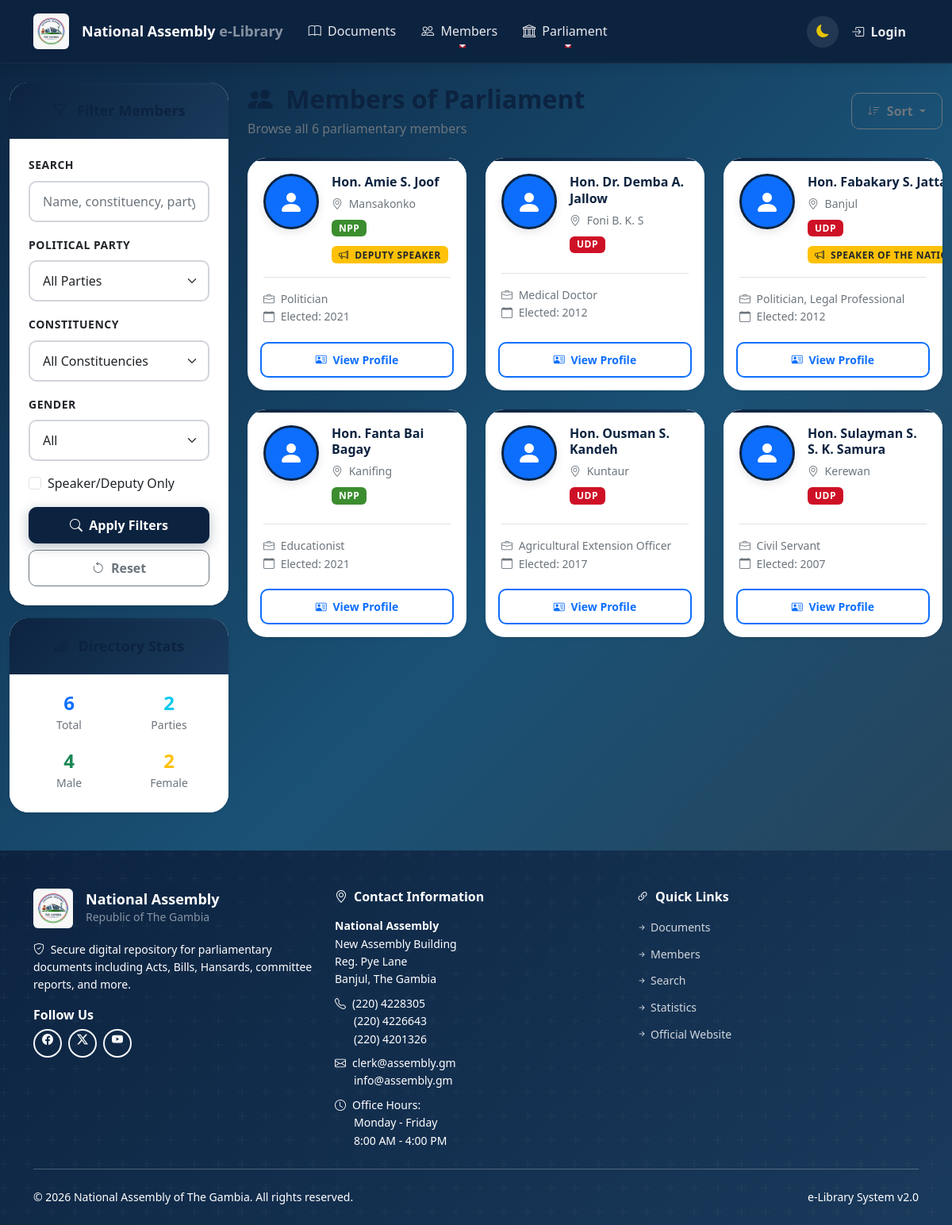
The page /members/ on the database its author committed.
### members/models.py (models this page shows, shortened)
class Member(models.Model):
    class Meta:
        verbose_name = 'Member of Parliament'
        verbose_name_plural = 'Members of Parliament'
        ordering = ['name']
        permissions = [
            ('view_member_details', 'Can view member details'),
            ('export_member_data', 'Can export member data'),
        ]
    name = models.CharField(
        max_length=200,
        verbose_name='Full Name'
    )
    slug = models.SlugField(
        max_length=220,
        unique=True,
        blank=True,
        verbose_name='URL Slug'
    )
    photo = models.ImageField(
        upload_to='members/photos/',
        null=True,
        blank=True,
        verbose_name='Profile Photo'
    )
    gender = models.CharField(
        max_length=20,
        choices=[
            ('male', 'Male'),
            ('female', 'Female'),
            ('other', 'Other'),
        ],
        verbose_name='Gender'
    )
    date_of_birth = models.DateField(
        null=True,
        blank=True,
        verbose_name='Date of Birth'
    )
    place_of_birth = models.CharField(
        max_length=200,
        null=True,
        blank=True,
        verbose_name='Place of Birth'
    )
    constituency = models.CharField(
        max_length=200,
        verbose_name='Constituency'
    )
    constituency_code = models.CharField(
        max_length=10,
        null=True,
        blank=True,
        verbose_name='Constituency Code'
    )
    party = models.CharField(
        max_length=100,
        null=True,
        blank=True,
        verbose_name='Political Party'
    )
    party_abbreviation = models.CharField(
        max_length=10,
        null=True,
        blank=True,
        verbose_name='Party Abbreviation'
    )
    speaker = models.CharField(
        max_length=100,
        null=True,
        blank=True,
        verbose_name='Speaker/Position'
    )
    is_speaker = models.BooleanField(
        default=False,
        verbose_name='Is Speaker/Deputy Speaker'
    )
    committees = models.TextField(
        null=True,
        blank=True,
        verbose_name='Committee Memberships',
        help_text='List of committees the member belongs to'
    )
    committee_chair = models.TextField(
        null=True,
        blank=True,
        verbose_name='Committee Chair Positions'
    )
    first_elected = models.PositiveIntegerField(
        null=True,
        blank=True,
        validators=[MinValueValidator(1960), MaxValueValidator(2100)],
        verbose_name='First Elected Year'
    )
    term_start = models.DateField(
        null=True,
        blank=True,
        verbose_name='Current Term Start'
    )
    term_end = models.DateField(
        null=True,
        blank=True,
        verbose_name='Current Term End'
    )
    parliament_number = models.PositiveIntegerField(
        null=True,
        blank=True,
        validators=[MinValueValidator(1)],
        verbose_name='Parliament Number'
    )
    education = models.TextField(
        null=True,
        blank=True,
        verbose_name='Educational Background'
    )
    profession = models.CharField(
        max_length=200,
        null=True,
        blank=True,
        verbose_name='Profession/Occupation'
    )
    email = models.EmailField(
        null=True,
        blank=True,
        verbose_name='Email Address'
    )
    phone = models.CharField(
        max_length=50,
        null=True,
        blank=True,
        verbose_name='Phone Number'
    )
    office_location = models.CharField(
        max_length=200,
        null=True,
        blank=True,
        verbose_name='Office Location'
    )
    twitter = models.URLField(
        null=True,
        blank=True,
        verbose_name='Twitter Profile'
    )
    facebook = models.URLField(
        null=True,
        blank=True,
        verbose_name='Facebook Profile'
    )
    website = models.URLField(
        null=True,
        blank=True,
        verbose_name='Personal Website'
    )
    biography = models.TextField(
        null=True,
        blank=True,
        verbose_name='Biography'
    )
    achievements = models.TextField(
        null=True,
        blank=True,
        verbose_name='Notable Achievements'
    )
    is_active = models.BooleanField(
        default=True,
        verbose_name='Active Member'
    )
    is_retired = models.BooleanField(
        default=False,
        verbose_name='Retired Member'
    )
    sort_order = models.PositiveIntegerField(
        default=0,
        verbose_name='Sort Order'
    )
    created_at = models.DateTimeField(auto_now_add=True)
    updated_at = models.DateTimeField(auto_now=True)
    objects = MemberManager()

### members/views.py (the view, shortened to what this page needs)
# urls.py: path('', views.member_list, name='member_list'),
def member_list(request):
    members = Member.objects.filter(is_active=True)
    search_query = request.GET.get('q')
    party_filter = request.GET.get('party')
    if party_filter:
        members = members.filter(party__icontains=party_filter)
    constituency_filter = request.GET.get('constituency')
    if constituency_filter:
        members = members.filter(constituency__icontains=constituency_filter)
    gender_filter = request.GET.get('gender')
    if gender_filter:
        members = members.filter(gender=gender_filter)
    speaker_filter = request.GET.get('speaker')
    if speaker_filter == 'yes':
        members = members.filter(is_speaker=True)
    sort = request.GET.get('sort', 'name')
    sort_options = {
        'name': 'name',
        'constituency': 'constituency',
        'party': 'party',
        'recent': '-first_elected',
    }
    sort_key = sort_options.get(sort, 'name')
    members = members.order_by(sort_key)
    paginator = Paginator(members, 20)
    page = request.GET.get('page')
    try:
        members_page = paginator.page(page)
    except PageNotAnInteger:
        members_page = paginator.page(1)
    except EmptyPage:
        members_page = paginator.page(paginator.num_pages)
    parties = Member.objects.filter(
        is_active=True,
        party__isnull=False
    ).exclude(party='').values_list('party', flat=True).distinct().order_by('party')
    constituencies = Member.objects.filter(
        is_active=True
    ).values_list('constituency', flat=True).distinct().order_by('constituency')
    stats = {
        'total': Member.objects.filter(is_active=True).count(),
        'male': Member.objects.filter(is_active=True, gender='male').count(),
        'female': Member.objects.filter(is_active=True, gender='female').count(),
        'speakers': Member.objects.filter(is_active=True, is_speaker=True).count(),
        'parties': len(set(parties)),
    }
    return render(request, 'members/member_list.html', {
        'members': members_page,
        'parties': parties,
        'constituencies': constituencies,
        'stats': stats,
        'title': 'Members Directory - National Assembly',
        'search_query': search_query or '',
    })

### templates/members/member_list.html (shortened to what this page needs)
{% extends 'base.html' %}
{% block content %}
<div class="container-fluid py-4">
    <div class="row">
        <div class="col-lg-3 mb-4">
            <div class="card border-0 shadow-sm">
                <div class="card-header bg-transparent border-0 pt-4 px-4">
                    <h5 class="fw-bold mb-0">
                        <i class="bi bi-funnel text-gambia-blue me-2"></i>
                    </h5>
                </div>
                <div class="card-body px-4 pb-4">
                    <form method="get" action=".">
                        <div class="mb-3">
                            <label class="form-label">Search</label>
                            <input type="text" name="q" class="form-control"
                                   placeholder="Name, constituency, party..."
                                   value="{{ search_query }}">
                        </div>
                        <div class="mb-3">
                            <label class="form-label">Political Party</label>
                            <select name="party" class="form-select">
                                <option value="">All Parties</option>
                            </select>
                        </div>
                        <div class="mb-3">
                            <label class="form-label">Constituency</label>
                            <select name="constituency" class="form-select">
                                <option value="">All Constituencies</option>
                            </select>
                        </div>
                        <div class="mb-3">
                            <label class="form-label">Gender</label>
                            <select name="gender" class="form-select">
                                <option value="">All</option>
                            </select>
                        </div>
                        <div class="mb-3">
                            <div class="form-check">
                                <input type="checkbox" name="speaker" value="yes" class="form-check-input"
                                       id="speakerCheck" {% if request.GET.speaker == 'yes' %}checked{% endif %}>
                                <label class="form-check-label" for="speakerCheck">
                                    Speaker/Deputy Only
                                </label>
                            </div>
                        </div>
                        <div class="d-grid gap-2">
                            <button type="submit" class="btn btn-primary">
                                <i class="bi bi-search me-1"></i>
                                Apply Filters
                            </button>
                            <a href="{% url 'members:member_list' %}" class="btn btn-outline-secondary">
                                <i class="bi bi-arrow-counterclockwise me-1"></i>
                                Reset
                            </a>
                        </div>
                    </form>
                </div>
            </div>
            <div class="card border-0 shadow-sm mt-3">
                <div class="card-header bg-transparent border-0 pt-4 px-4">
                    <h5 class="fw-bold mb-0">
                        <i class="bi bi-bar-chart text-gambia-blue me-2"></i>
                    </h5>
                </div>
                <div class="card-body px-4 pb-4">
                    <div class="row text-center">
                        <div class="col-6 mb-3">
                            <h3 class="mb-0 text-primary">{{ stats.total }}</h3>
                            <small class="text-muted">Total</small>
                        </div>
                        <div class="col-6 mb-3">
                            <h3 class="mb-0 text-info">{{ stats.parties }}</h3>
                            <small class="text-muted">Parties</small>
                        </div>
                        <div class="col-6">
                            <h3 class="mb-0 text-success">{{ stats.male }}</h3>
                            <small class="text-muted">Male</small>
                        </div>
                        <div class="col-6">
                            <h3 class="mb-0 text-warning">{{ stats.female }}</h3>
                            <small class="text-muted">Female</small>
                        </div>
                    </div>
                </div>
            </div>
        </div>
        <div class="col-lg-9">
            <div class="d-flex justify-content-between align-items-center mb-4">
                <div>
                    <h2 class="fw-bold mb-1">
                        <i class="bi bi-people-fill text-gambia-blue me-2"></i>
                        Members of Parliament
                    </h2>
                    <p class="text-muted mb-0">Browse all {{ stats.total }} parliamentary members</p>
                </div>
                <div class="dropdown">
                    <button class="btn btn-outline-secondary dropdown-toggle" type="button" data-bs-toggle="dropdown" aria-expanded="false">
                        <i class="bi bi-sort-down me-1"></i>
                        Sort
                    </button>
                </div>
            </div>
            <div class="row row-cols-1 row-cols-md-2 row-cols-xl-3 g-4">
                {% for member in members %}
                <div class="col">
                    <div class="card h-100 border-0 shadow-sm member-card">
                        <div class="card-body">
                            <div class="d-flex align-items-start">
                                <div class="member-photo me-3">
                                    {% if member.photo %}
                                    <img src="{{ member.photo.url }}" alt="{{ member.name }}"
                                         class="rounded-circle member-img">
                                    {% else %}
                                    <div class="member-avatar rounded-circle d-flex align-items-center justify-content-center bg-primary text-white">
                                        <i class="bi bi-person-fill fs-2"></i>
                                    </div>
                                    {% endif %}
                                </div>
                                <div class="flex-grow-1">
                                    <h6 class="card-title mb-1">
                                        <a href="{% url 'members:member_detail' member.slug %}" class="text-decoration-none fw-bold">
                                            {{ member.name }}
                                        </a>
                                    </h6>
                                    <p class="card-text text-muted mb-1">
                                        <small>
                                            <i class="bi bi-geo-alt me-1"></i>
                                            {{ member.constituency }}
                                        </small>
                                    </p>
                                    {% if member.party %}
                                    <p class="card-text mb-2">
                                        <span class="badge" style="background-color: {% if member.party_abbreviation == 'UDP' %}#ce1126{% elif member.party_abbreviation == 'NPP' %}#3c8d2f{% else %}#0c2340{% endif %};">
                                            {{ member.party_abbreviation|default:member.party }}
                                        </span>
                                    </p>
                                    {% endif %}
                                    {% if member.is_speaker %}
                                    <p class="card-text">
                                        <span class="badge bg-warning text-dark">
                                            <i class="bi bi-megaphone me-1"></i>
                                            {{ member.speaker|default:'Speaker' }}
                                        </span>
                                    </p>
                                    {% endif %}
                                </div>
                            </div>
                            <div class="mt-3 pt-3 border-top">
                                {% if member.profession %}
                                <small class="text-muted d-block">
                                    <i class="bi bi-briefcase me-1"></i>
                                    {{ member.profession }}
                                </small>
                                {% endif %}
                                {% if member.first_elected %}
                                <small class="text-muted d-block">
                                    <i class="bi bi-calendar me-1"></i>
                                    Elected: {{ member.first_elected }}
                                </small>
                                {% endif %}
                            </div>
                        </div>
                        <div class="card-footer bg-transparent border-0 pt-0 pb-3 px-3">
                            <a href="{% url 'members:member_detail' member.slug %}" class="btn btn-outline-primary btn-sm w-100">
                                <i class="bi bi-person-vcard me-1"></i>
                                View Profile
                            </a>
                        </div>
                    </div>
                </div>
                {% endfor %}
            </div>
        </div>
    </div>
</div>
{% endblock %}

### rows shown on the page
Member: name "Hon. Amie S. Joof", constituency "Mansakonko", party_abbreviation "NPP", speaker "DEPUTY SPEAKER", profession "Politician", first_elected "2021"
Member: name "Hon. Dr. Demba A. Jallow", constituency "Foni B. K. S", party_abbreviation "UDP", profession "Medical Doctor", first_elected "2012"
Member: name "Hon. Fabakary S.…", constituency "Banjul", party_abbreviation "UDP", speaker "SPEAKER OF THE…", profession "Politician, Legal Professional", first_elected "2012"
Member: name "Hon. Fanta Bai Bagay", constituency "Kanifing", party_abbreviation "NPP", profession "Educationist", first_elected "2021"
Member: name "Hon. Ousman S. Kandeh", constituency "Kuntaur", party_abbreviation "UDP", profession "Agricultural Extension Officer", first_elected "2017"
Member: name "Hon. Sulayman S. S. K. Samura", constituency "Kerewan", party_abbreviation "UDP", profession "Civil Servant", first_elected "2007"

### other values the page prints
{{ stats.total }} "6"
{{ stats.parties }} "2"
{{ stats.male }} "4"
{{ stats.female }} "2"
